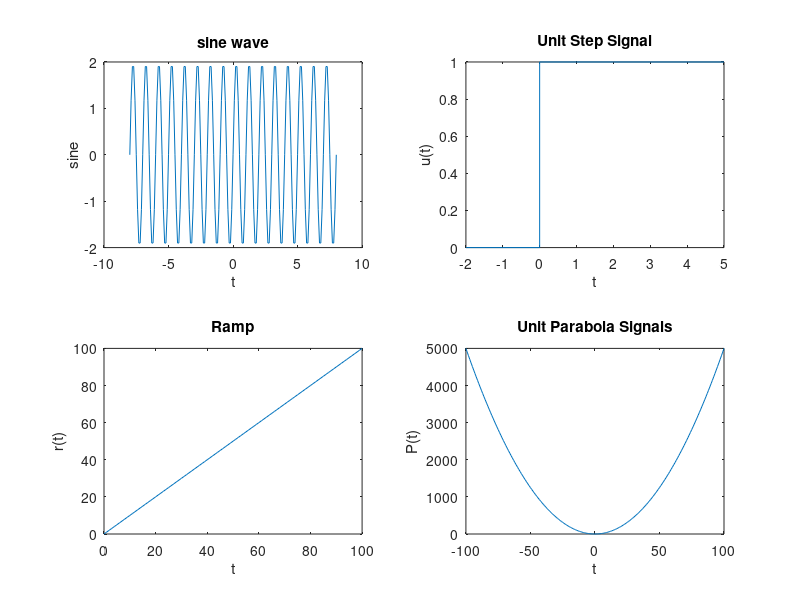
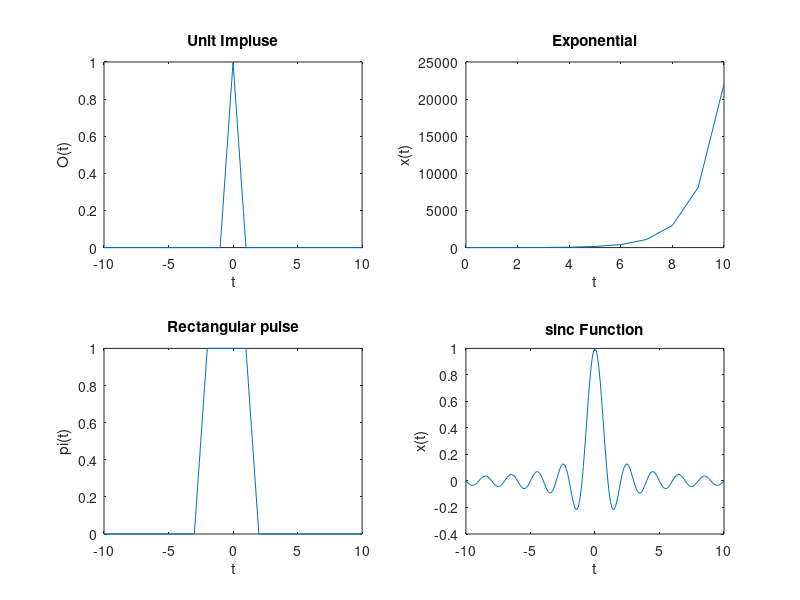
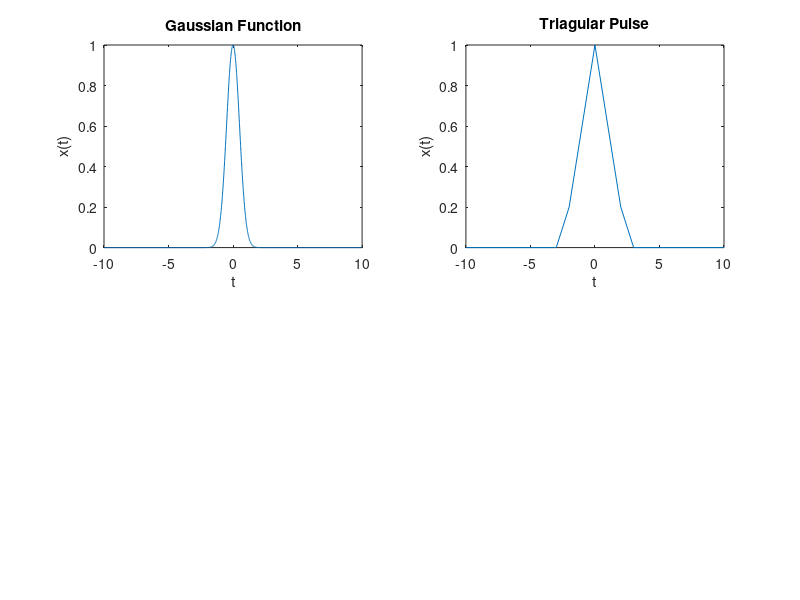

Write the MATLAB code that produced these figures, in order.
%Generation of Signals 
clc; 
clear all; 
close all; 
 
%SINE  
t1=-8:0.1:8; 
x1=2*sin(2*pi*1*t1); 
subplot(2,2,1); 
plot(t1,x1); 
xlabel('t'); 
ylabel('sine'); 
title('sine wave'); 
 
 
%Unit Step Signal 
t2=[-2:0 0:5];  
x2=[zeros(1,3) ones(1,6)]; 
subplot(2,2,2); 
plot(t2,x2); 
xlabel('t'); 
ylabel('u(t)'); 
title('Unit Step Signal'); 
 
%Ramp 
t3=0:1:100; 
x3=t3; 
subplot(2,2,3); 
plot(t3,x3); 
xlabel('t'); 
ylabel('r(t)'); 
title('Ramp'); 
 
%Unit Parabola Signals 
t4=-100:1:100; 
x4=(1/2)*(t4.^2); 
subplot(2,2,4); 
plot(t4,x4); 
xlabel('t'); 
ylabel('P(t)'); 
title('Unit Parabola Signals'); 
 
figure; 
 
%Unit Impluse 
t5=-10:1:10; 
x5=t5==0; 
subplot(2,2,1); 
plot(t5,x5); 
xlabel('t'); 
ylabel('O(t)'); 
title('Unit Impluse'); 
 
%Exponential  
t6=0:1:10; 
x6=exp(t6); 
subplot(2,2,2); 
plot(t6,x6); 
xlabel('t'); 
ylabel('x(t)'); 
title('Exponential'); 
 
%Rectangular pulse 
t7=-10:1:10; 
x7=rectpuls(t7,4); 
subplot(2,2,3); 
plot(t7,x7); 
xlabel('t'); 
ylabel('pi(t)'); 
title('Rectangular pulse'); 
 
%Sinc Function 
t8=-10:0.1:10; 
x8=sinc(t8); 
subplot(2,2,4); 
plot(t8,x8); 
xlabel('t'); 
ylabel('x(t)'); 
title('sinc Function'); 
 
figure; 
%Gaussian Function 
t9=-10:0.01:10; 
x9=exp(-2*((t9).^2)); 
subplot(2,2,1); 
plot(t9,x9); 
xlabel('t'); 
ylabel('x(t)'); 
title('Gaussian Function'); 
 
%Triagular Pulse 
t10=-10:1:10; 
x10=tripuls(t10,5); 
subplot(2,2,2); 
plot(t10,x10); 
xlabel('t'); 
ylabel('x(t)'); 
title('Triagular Pulse');
